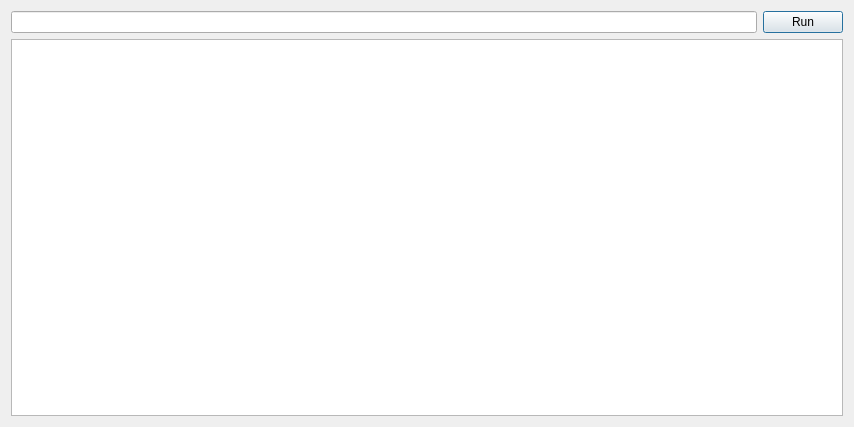
<?xml version="1.0" encoding="UTF-8"?>
<ui version="4.0">
 <class>ResticDialog</class>
 <widget class="QDialog" name="ResticDialog">
  <property name="geometry">
   <rect>
    <x>0</x>
    <y>0</y>
    <width>854</width>
    <height>427</height>
   </rect>
  </property>
  <property name="windowTitle">
   <string>Dialog</string>
  </property>
  <layout class="QVBoxLayout" name="verticalLayout">
   <item>
    <layout class="QHBoxLayout" name="horizontalLayout">
     <item>
      <widget class="QLineEdit" name="txtArgs"/>
     </item>
     <item>
      <widget class="QPushButton" name="btnRun">
       <property name="text">
        <string>Run</string>
       </property>
      </widget>
     </item>
    </layout>
   </item>
   <item>
    <widget class="QPlainTextEdit" name="txtStatus">
     <property name="readOnly">
      <bool>true</bool>
     </property>
    </widget>
   </item>
  </layout>
 </widget>
 <resources/>
 <connections/>
</ui>
